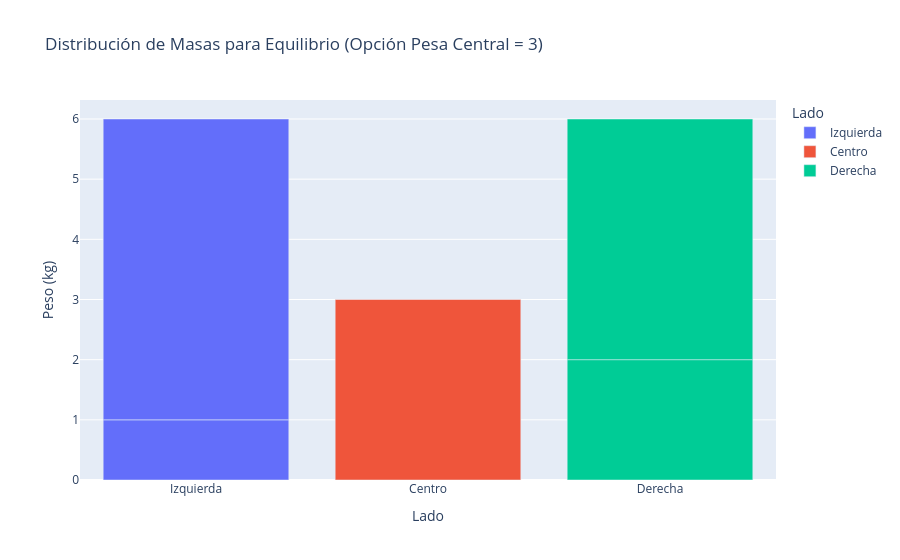

The notebook cell this image was saved under:
### Markdown cell above
# Gráfico de Pesos con Plotly

### Code cell
import pandas as pd 
import plotly.express as px

df_plot = pd.DataFrame({
    'Lado': ['Izquierda', 'Izquierda', 'Centro', 'Derecha', 'Derecha'],
    'Peso (kg)': [1, 5, 3, 2, 4]
})

fig = px.bar(df_plot, x='Lado', y='Peso (kg)', color='Lado',
             title='Distribución de Masas para Equilibrio (Opción Pesa Central = 3)')
fig.write_image(r"C:\Users\marco\Downloads\distribucion_masas_equilibrio.jpeg")
fig.show()

### Figure 1 — Plotly figure (JSON) as saved in the notebook; plotly's stock layout.template omitted (floating-point values rounded to 4 significant figures)
{"data": [{"hovertemplate": "Lado=%{x}<br>Peso (kg)=%{y}<extra></extra>", "legendgroup": "Izquierda", "marker": {"color": "#636efa", "pattern": {"shape": ""}}, "name": "Izquierda", "orientation": "v", "showlegend": true, "textposition": "auto", "type": "bar", "x": ["Izquierda", "Izquierda"], "xaxis": "x", "y": [1, 5], "yaxis": "y"}, {"hovertemplate": "Lado=%{x}<br>Peso (kg)=%{y}<extra></extra>", "legendgroup": "Centro", "marker": {"color": "#EF553B", "pattern": {"shape": ""}}, "name": "Centro", "orientation": "v", "showlegend": true, "textposition": "auto", "type": "bar", "x": ["Centro"], "xaxis": "x", "y": [3], "yaxis": "y"}, {"hovertemplate": "Lado=%{x}<br>Peso (kg)=%{y}<extra></extra>", "legendgroup": "Derecha", "marker": {"color": "#00cc96", "pattern": {"shape": ""}}, "name": "Derecha", "orientation": "v", "showlegend": true, "textposition": "auto", "type": "bar", "x": ["Derecha", "Derecha"], "xaxis": "x", "y": [2, 4], "yaxis": "y"}], "layout": {"barmode": "relative", "legend": {"title": {"text": "Lado"}, "tracegroupgap": 0}, "title": {"text": "Distribución de Masas para Equilibrio (Opción Pesa Central = 3)"}, "xaxis": {"anchor": "y", "categoryarray": ["Izquierda", "Centro", "Derecha"], "categoryorder": "array", "domain": [0, 1], "title": {"text": "Lado"}}, "yaxis": {"anchor": "x", "domain": [0, 1], "title": {"text": "Peso (kg)"}}}}
